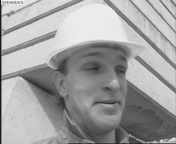
#> input picture data/foreman/frame1.png, 176 x 144 px
$ python classicalUtils.py
#> lines starting #> are read from the running program, lines starting #| are printed output that depends on the picture
#> further down, img1 is the input picture: shape (144, 176); min 22, max 254, mean 160.5
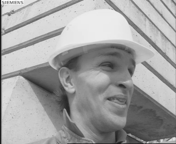
#> input picture data/foreman/frame3.png, 176 x 144 px
#> further down, img2 is the input picture: shape (144, 176); min 23, max 255, mean 162.1
'''
This program is free software: you can use, modify and/or redistribute it
under the terms of the simplified BSD License. You should have received a
copy of this license along this program.

Copyright 2020, wilfred kisku <kisku.1@iitj.ac.in>
All rights reserved.
'''

from pathlib import Path
from scipy.ndimage.filters import convolve as filter2

import os
import cv2
import random
import numpy as np

#parameters
alpha_py = 10
nscales	= 6 #same as the number of warps
zfactor = 0.5
warps = 6 #same as the number of scales (during downsampling)
TOL = 0.0001 #stopping criterion threshold
maxiter =150

#filters
wavg_ker = np.array([[1/12,2/12,1/12],[2/12,0,2/12],[1/12,2/12,1/12]])
xgra_ker = np.array([[-1,1],[-1,1]]) * 0.25
ygra_ker = np.array([[-1,-1],[1,1]]) * 0.25
t_ker = np.ones((2,2)) * 0.25
'''
className: classicalUtilitiesHS
methods: derivative()
	 stoppingCriterion()
	 costFunction()
	 displayQuiver()
	 mainHSclassical()
'''
class classicalUtilitiesHS:
    '''
    Computes the derivatives Ex, Ey and Et where these are the intensities.
    '''
    def derivative(img1, img2):
        img1 = img1.astype(np.float32)
        img2 = img2.astype(np.float32)

        Ex = filter2(img1, xgra_ker) + filter2(img2, xgra_ker)
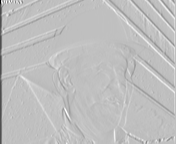
#> Ex: shape (144, 176) float32; min -184.2, max 60.75, mean -0.8; drawn with min black and max white
        Ey = filter2(img1, ygra_ker) + filter2(img2, ygra_ker)
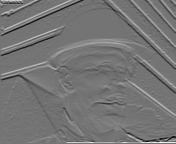
#> Ey: shape (144, 176) float32; min -87, max 103.2, mean 0.6; drawn with min black and max white
        Et = filter2(img1, t_ker) + filter2(img2, -t_ker)
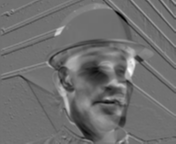
#> Et: shape (144, 176) float32; min -114.5, max 145.5, mean -1.5; drawn with min black and max white
        return (Ex, Ey, Et)

    '''
    Computes the stopping criterion epsilon.
    '''
    def stoppingCriterion(u_new, v_new, u_old, v_old):
        epsilon_evaluated = np.mean((u_new - u_old)**2 + (v_new - v_old)**2)
        return epsilon_evaluated

    '''
    Computes the solution to the linear equation with the iterative method.
    The method needs to be called iteratively.
    '''
    # [12 lines left out: function approximations, not called in this run]

    #carries out the complete algorithm for classical HS method
    '''
    Compute the values if Ix, Iy and It.
    Intialize the values if u,v and n to 0.
    Iterate over Nmaxiter and stoppingCriterion (epsilon).
    compute the value of unew and vnew.
    change the values if u and v.
    compute stopping criterion.
    increment the iter until it reaches Nmaxiter.
    '''
    # [7 lines left out: function mainHSclassical, not called in this run]

'''
ClassName: classicalUtilitiesPy
Methods: normalize()
	 gaussianSmoothing()
	 scaling()
	 computeOpticalFlow()
	 mainHSpyramidal()
'''
class classicalUtilitiesPY:

    # [33 lines left out: functions normalize, gaussianSmoothing, scaling, not called in this run]

    def computeOpticalFlow():
        '''To Do'''
        return None

    # [6 lines left out: function mainHSpyramidal, not called in this run]

if __name__ == "__main__":

    img1 = cv2.imread('../data/foreman/frame1.png',0)
    img2 = cv2.imread('../data/foreman/frame3.png',0)
    ex, ey, et = classicalUtilitiesHS.derivative(img1, img2)
    print('')
    print(ex)
#> (printed output is left out)
    print('')
    print(ey)
#> (printed output is left out)
    print('')
    print(et)
#> (printed output is left out)
